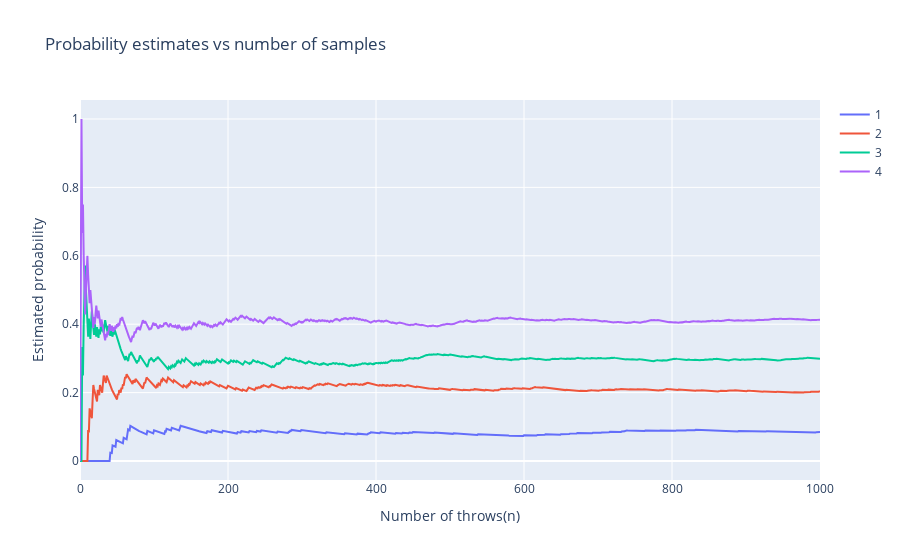

Notebook code for this chart:
### Code cell
import plotly.graph_objects as go

fig = go.Figure()

fig.update_layout(
    title='Probability estimates vs number of samples',
    xaxis_title='Number of throws(n)',
    yaxis_title='Estimated probability',
)
# Adding traces
for i in range(4):
    prob = probability_tracker[:,i]
    fig.add_trace(go.Scatter(x=throw_number, y=prob, name=str(i+1)))

fig.show()

### Figure 1 — Plotly figure (JSON) as saved in the notebook; plotly's stock layout.template omitted (floating-point values rounded to 4 significant figures; data arrays with more than 128 entries replaced by an {"elided": "..."} marker saying what was removed)
{"data": [{"name": "1", "type": "scatter", "x": {"elided": "1001 int values"}, "y": {"elided": "1001 float values"}}, {"name": "2", "type": "scatter", "x": {"elided": "1001 int values"}, "y": {"elided": "1001 float values"}}, {"name": "3", "type": "scatter", "x": {"elided": "1001 int values"}, "y": {"elided": "1001 float values"}}, {"name": "4", "type": "scatter", "x": {"elided": "1001 int values"}, "y": {"elided": "1001 float values"}}], "layout": {"title": {"text": "Probability estimates vs number of samples"}, "xaxis": {"title": {"text": "Number of throws(n)"}}, "yaxis": {"title": {"text": "Estimated probability"}}}}
